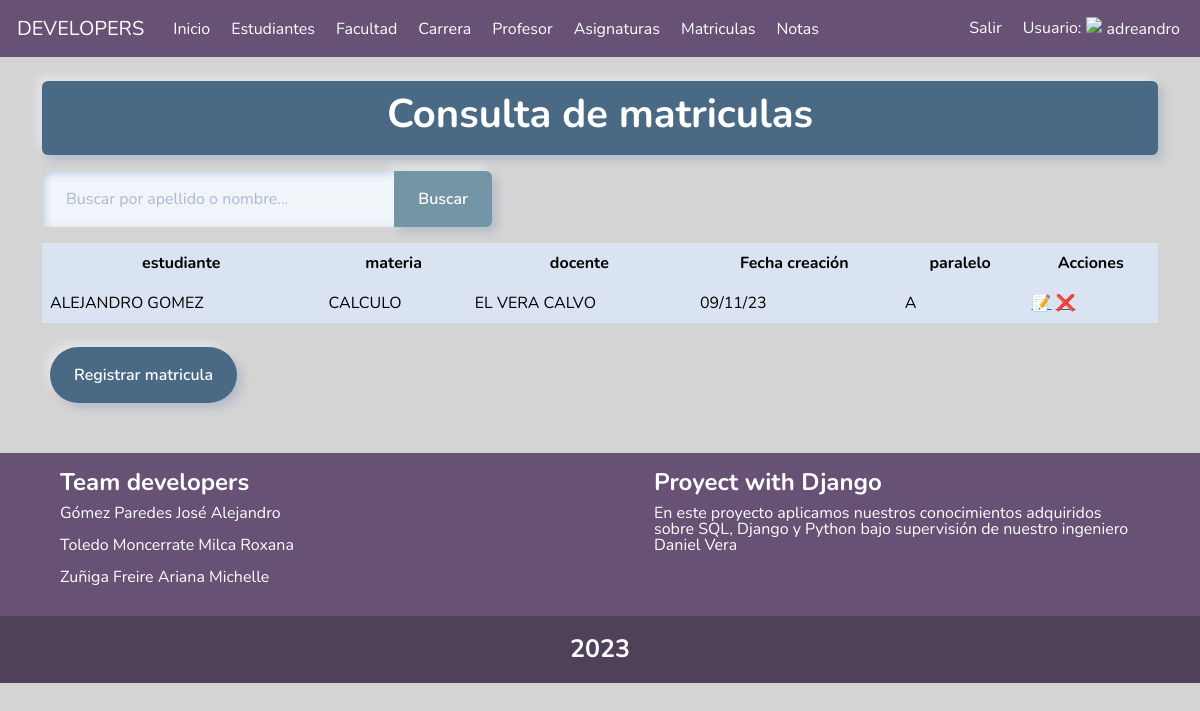
/enroll/ (signed in), run on the app's committed database.
### notas/models.py (models this page shows, shortened)
class enrollment(models.Model):
    student = models.ForeignKey(Student, on_delete=models.CASCADE)
    subject = models.ForeignKey(Subject, on_delete=models.CASCADE)
    teacher = models.ForeignKey(Teacher, on_delete=models.PROTECT)
    fecha = models.DateTimeField(auto_now_add=True)
    paralell = models.CharField(
        'paralell', max_length=20, blank=False, null=False)

class Student(models.Model):
    firstname = models.CharField(
        'Nombres', max_length=200, null=False, blank=False)
    lastname = models.CharField(
        verbose_name="Apellidos", max_length=200, blank=False, null=False)
    created = models.DateTimeField(auto_now_add=True)
    dategraduate = models.DateTimeField(
        'Fecha Graduacion', null=True, blank=True)
    graduate = models.BooleanField('Graduado', default=False)
    user = models.ForeignKey(User, on_delete=models.CASCADE)
    carrera = models.ForeignKey(Carrer, default=None, on_delete=models.PROTECT)
    photo = models.ImageField(
        upload_to='studentPhoto/', blank=True, null=True)
    class Meta:
        verbose_name = ('Student')
        verbose_name_plural = ('Students')
        ordering = ('-lastname',)

class Subject(models.Model):
    name = models.CharField(verbose_name="name", max_length=200)
    code = models.CharField(verbose_name="code", max_length=20)
    semestre = models.IntegerField('semestre', default=1)
    is_active = models.BooleanField(verbose_name="is_active", default=True)

class Teacher(models.Model):
    firstname = models.CharField('Nombres', max_length=200)
    lastname = models.CharField(verbose_name="Apellidos", max_length=200)
    created = models.DateTimeField(auto_now_add=True)
    photo = models.ImageField(
        upload_to='teacherPhoto/', blank=True, null=True)
    user = models.ForeignKey(User, on_delete=models.CASCADE)
    class Meta:
        verbose_name = ('Teacher')
        verbose_name_plural = ('Teachers')
        ordering = ('-lastname',)

### notas/enroll.py (the view)
# urls.py: path('enroll/', enroll.init, name='enroll'),
@login_required
def init(request):
    print(request)
    context, Enrolls = None, None
    try:
        query = request.GET.get('q')  # ver
        if query:
            Enrolls = (enrollment.objects.filter(
                student__firstname__icontains=query) or
                enrollment.objects.filter
                (student__lastname__icontains=query) or
                enrollment.objects.filter
                (subject__name__icontains=query))
        else:
            Enrolls = enrollment.objects.all()
        paginator = Paginator(Enrolls, 2)
        pagina = request.GET.get('page', 1)
        matriculas_paginadas = paginator.get_page(pagina)
        context = {
            'matriculas': matriculas_paginadas,
            'title': 'Consulta de matriculas',
            'paginator': paginator,
            'num_pages': paginator.num_pages,
        }
        return render(request, 'matricula/enrolls.html', context)
    except ValueError:
        print(ValueError)
        return render(request, 'matricula/enrolls.html',
                      {'title': 'Consulta de matriculas',
                       'error': 'Ha ocurrido un error en la consulta'})

### notas/templates/matricula/enrolls.html (shortened to what this page needs)
{% extends "base.html" %}
{% load static%}
{% block content %}
 <div class="container">
    <div class="py-2 mt-4 border border-1 shadow rounded text-center color">
        <h1 class="fw-bold text-white text-success">{{title}}</h1>
    </div>
   <div class="mt-3">
        <div class="mt-2 d-flex justify-content-between flex-wrap">
            <form action="" style="max-width: 450px;">
                <div class="input-group">
                    <input type="text" size="100" class="form-control" placeholder="Buscar por apellido o nombre..." name="q" value="{{ request.GET.q }}">
                    <button class="btn botones text-white" data-bs-toggle="tooltip" data-bs-title="Escriba parte del apellido o nombre y click en buscar">
                        Buscar
                    </button>
                </div>
            </form>
        </div>
  </div>
  <div class="table-responsive mt-3">
     <table class="table table-borderless table-fluid">
    <thead class="text-center text-light ">
      <tr >
        <th>estudiante</th>
        <th>materia</th>
        <th>docente</th>
        <th>Fecha creación</th>
        <th>paralelo</th>
        <th>Acciones</th>
      </tr>
    </thead>
    <tbody>
      {% for matricula in matriculas %}
      <tr>
        <td>{{matricula.student.firstname|upper}} {{matricula.student.lastname|upper}}</td>
        <td>{{matricula.subject.name|upper}}</td>
        <td>{{matricula.teacher.firstname|upper}} {{matricula.teacher.lastname|upper}}</td>
        <td>{{matricula.fecha|date:"d/m/y"}}</td>
        <td>{{matricula.paralell|upper}}</td>
        <td>
          <a href="{% url 'update_enroll' matricula.id %}" data-bs-toggle="tooltip" data-bs-title="Editar matricula">📝</a>
          <a href="{% url 'delete_enroll' matricula.id %}" data-bs-toggle="tooltip" data-bs-title="Eliminar matricula">❌</a>
        </td>
      </tr>
    {% endfor %}
    </tbody>
     </table>
  </div>
  <div class="m-2">
    <a href="{% url 'create_enroll' %}" class="btn color text-white" data-bs-toggle="tooltip" data-bs-title="Ingresar una nueva matricula">
        Registrar matricula
    </a>
  </div>
</div>
{% endblock content %}

### static/css/estilos.css (style rules this page uses)
.fondo { background-color: rgb(212, 212, 212) }
.color { background-color: #496985; }
.botones { background: #7395a5; }

### data on the page
enrollment: student.firstname "ALEJANDRO", student.lastname "GOMEZ", subject.name "CALCULO", teacher.firstname "EL VERA", teacher.lastname "CALVO", fecha "09/11/23", paralell "A"

### other printed values
{{ title }} "Consulta de matriculas"
